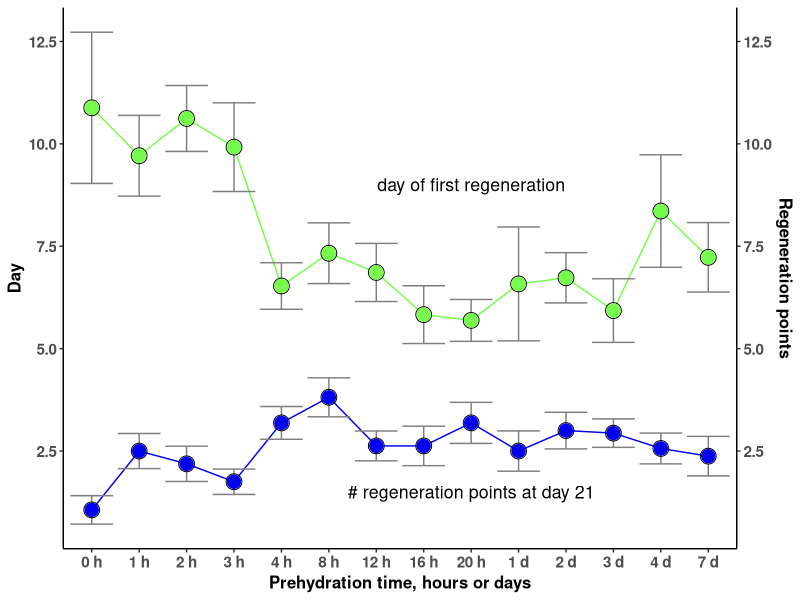
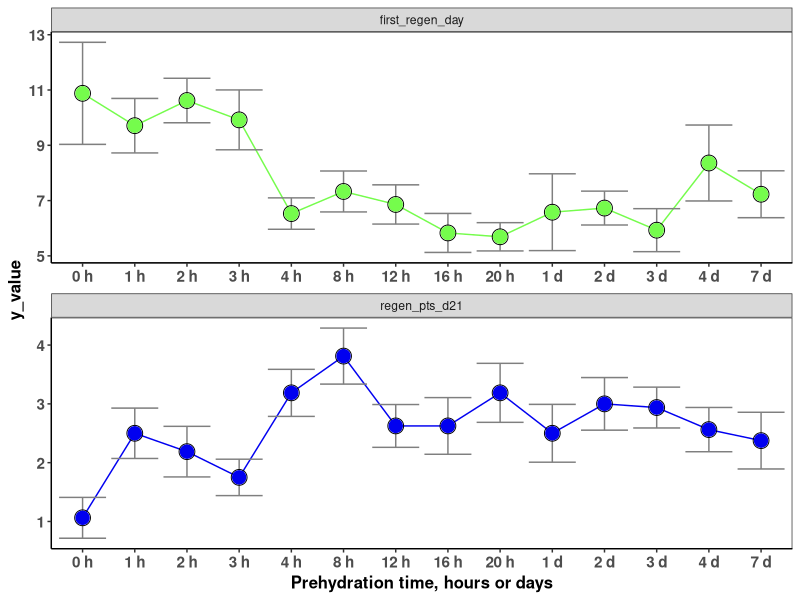
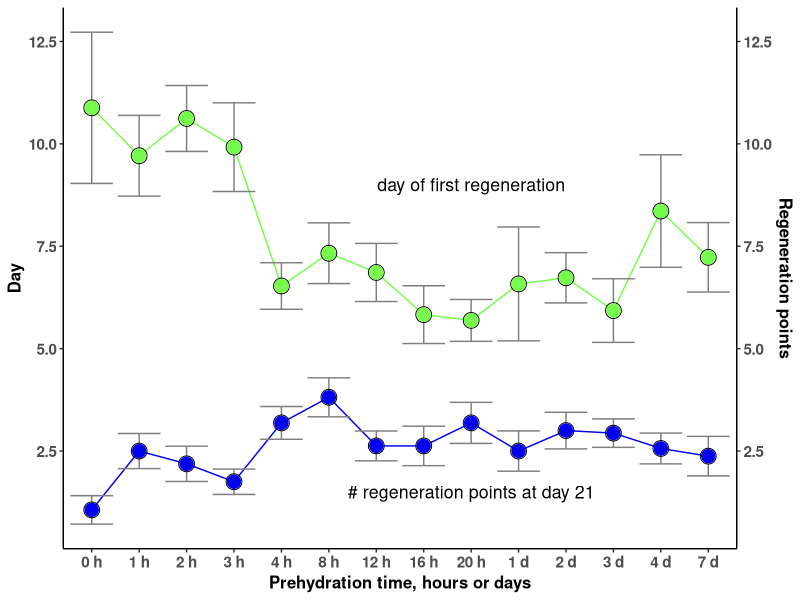

The R script that drew these images, in order:
# prehy paper new Fig 5
#

# install packages
install.packages('tidyverse')
library(tidyverse)

# load in data
pr <- read.csv("prehy_regen_means.csv")
head(pr)

# dataset modified so se is all in one column
pr_l <- read.csv("prehy_regen_means_longer.csv")
head(pr_l)

# figure displaying first regen day and regen pts d21 ~ prehydration time
# re-order x axis so control is first
pr_l$treatment <- factor(pr_l$treatment, levels=unique(pr_l$treatment))
# change colors 
pink <- "#EA33F7"
green <- "#75FC4C"
blue <- "#0100F0"
# remove background using theme() code below - done
# get rid of legend and instead put words on fig like fig 3 - done
# make 2 y axes but basically just duplicate y axis
pr_l %>%
  ggplot(aes(x = treatment, y = y_value, colour = measurement)) + 
  geom_line(aes(group = measurement)) + 
  geom_errorbar(aes(ymin = y_value - se, ymax = y_value + se, colour = 'black')) +
  geom_point(size=5, shape = 1, colour = "black") + 
  geom_point(size=4.2)+
  scale_color_manual(values=c(first_regen_day = green, regen_pts_d21 = blue)) +
  annotate("text", x=9, y=9, label= "day of first regeneration", size=4.5) +
  annotate("text", x=9, y=1.5, label= "# regeneration points at day 21", size=4.5) +
  # Custom the Y scales:
  scale_y_continuous(
    # Features of the first axis
    name = "Day",
    # Add a second axis and specify its features
    sec.axis = sec_axis(trans=~.*1, name="Regeneration points")) +
  theme_bw() +
  theme(axis.line = element_line(color='black'),
        axis.title = element_text(face='bold', size=12),
        axis.text = element_text(face='bold', size=11),
        plot.background = element_blank(),
        panel.grid.minor = element_blank(),
        panel.grid.major = element_blank()) +
  theme(
    axis.line.x.bottom = element_line(color = 'black'),
    axis.line.y.left   = element_line(color = 'black'),
    axis.line.y.right  = element_line(color = 'black'),
    panel.border       = element_blank()) +
  theme(legend.position="none") +
  labs(x = "Prehydration time, hours or days") 

## save as hi rez
ggsave(
  "prehy_Fig5.jpg",
  plot = last_plot(),
  device = NULL,
  path = NULL,
  scale = 1,
  width = 6,
  height = 4,
  units = "in",
  dpi = 300
)

##
# alternative Fig. 5 display as multi-panel plot
# use + facet_wrap(~variable, scales = "free")
# getting close
pr_l %>%
  ggplot(aes(x = treatment, y = y_value, colour = measurement)) + 
  facet_wrap(~measurement, scales = "free", ncol=1) +
  geom_line(aes(group = measurement)) + 
  geom_errorbar(aes(ymin = y_value - se, ymax = y_value + se, colour = 'black')) +
  geom_point(size=5, shape = 1, colour = "black") + 
  geom_point(size=4.2) +
  scale_color_manual(values=c(first_regen_day = green, regen_pts_d21 = blue)) +
  theme_bw() +
  theme(axis.line = element_line(color='black'),
        axis.title = element_text(face='bold', size=12),
        axis.text = element_text(face='bold', size=11),
        plot.background = element_blank(),
        panel.grid.minor = element_blank(),
        panel.grid.major = element_blank()) +
  theme(legend.position="none") +
  labs(x = "Prehydration time, hours or days") 
##
